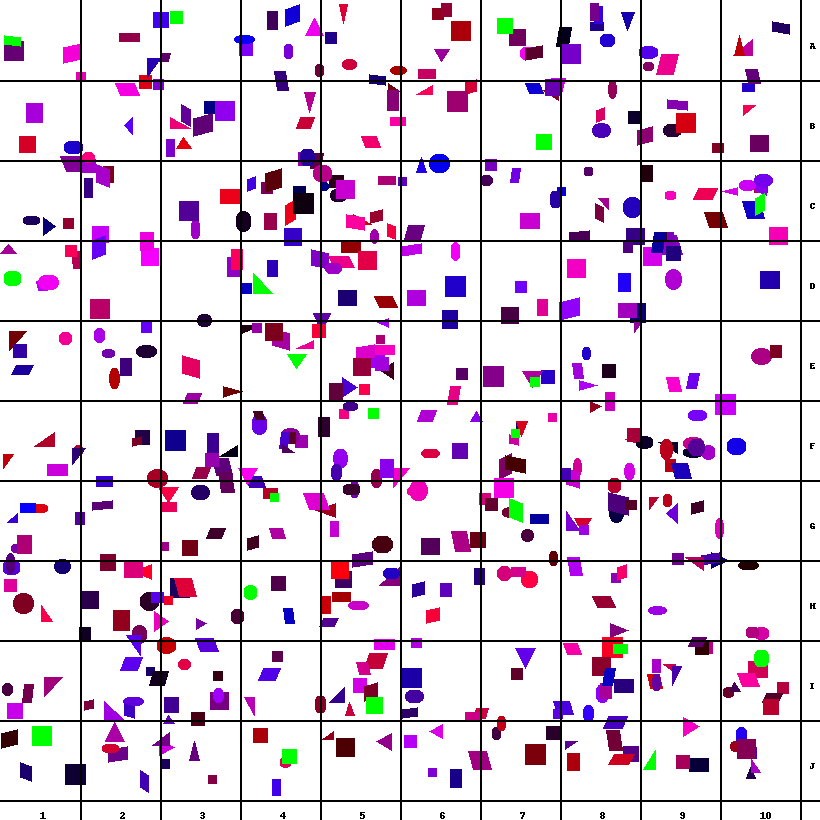
#> input picture witcher_senses/level3.png, 820 x 820 px
$ python level3.py   (older library calls are emulated)
#> lines starting #> are read from the running program, lines starting #| are printed output that depends on the picture; after the words box and inside, x2 and y2 are one past the last pixel; in counts of white or black regions, pixels touching at a corner belong together
import numpy as np
import cv2

Y = 'ABCDEFGHIJ'


def is_square(cnt):
    if len(cnt) != 4:
        return False
    xs = []
    ys = []
    for i in cnt:
        for j in i:
            xs.append(j[0])
            ys.append(j[1])
    return max(xs) - min(xs) == max(ys) - min(ys)


def main():
    squares = []
    image = cv2.imread('level3.png')
#> image is the input picture: shape (820, 820, 3); mean B, G, R 224.8, 209.8, 224.9

    lower = np.array([0, 254, 0])
    upper = np.array([0, 255, 0])
    shape_mask = cv2.inRange(image, lower, upper)
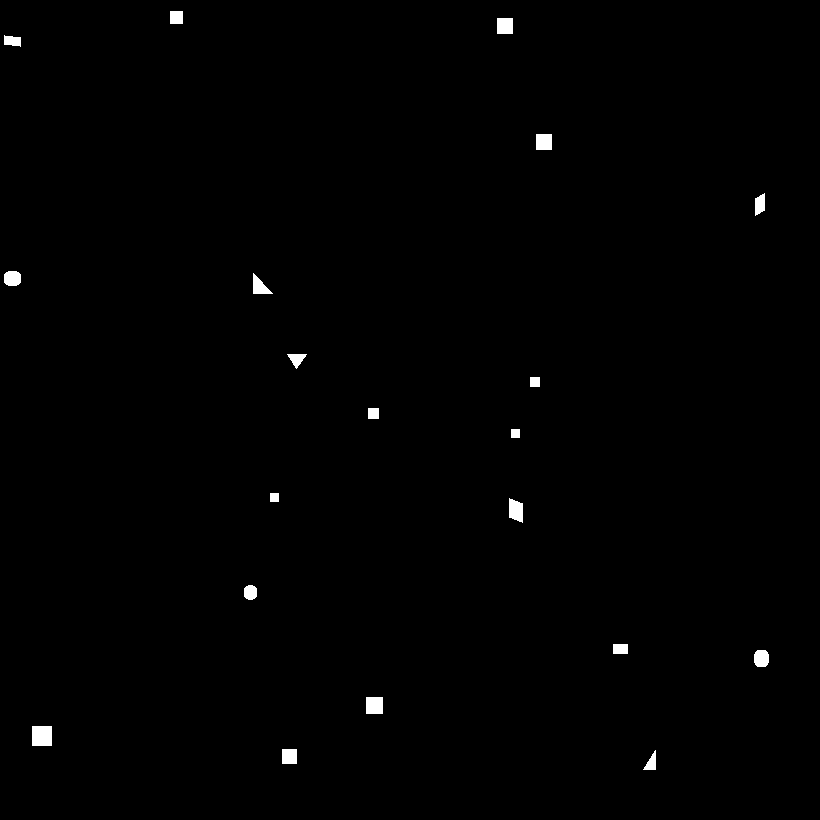
#> shape_mask: shape (820, 820); 0.58% white; 20 white regions

    _, cnts, _ = cv2.findContours(
        shape_mask.copy(),
        cv2.RETR_EXTERNAL,
        cv2.CHAIN_APPROX_SIMPLE
    )
#> cnts = 20 contours; largest, box (x1, y1, x2, y2) and area: (32, 726, 52, 746) 361, (366, 697, 383, 714) 256, (509, 498, 523, 523) 239, (536, 134, 552, 150) 225, (497, 18, 513, 34) 225

    for cnt in cnts:
        if is_square(cnt):
            x = cnt[0][0]
            squares.append('%s%s' % (Y[int(x[1]/80)], int(x[0]/80) + 1))
#> this loop made 20 passes
#> cnt on passes 2, 3, 4, 6, 9, 10, 11, 12, 17, 19, 20: [[282, 749], [282, 763], [296, 763], [296, 749]], [[32, 726], [32, 745], [51, 745], [51, 726]], [[366, 697], [366, 713], [382, 713], [382, 697]], [[613, 644], [613, 653], [627, 653], [627, 644]], [[270, 493], [270, 501], [278, 501], [278, 493]], [[511, 429], [511, 437], [519, 437], [519, 429]], [[368, 408], [368, 418], [378, 418], [378, 408]], [[530, 377], [530, 386], [539, 386], [539, 377]], [[536, 134], [536, 149], [551, 149], [551, 134]], [[497, 18], [497, 33], [512, 33], [512, 18]], [[170, 11], [170, 23], [182, 23], [182, 11]]
#> after the loop, squares = ['J4', 'J1', 'I5', 'G4', 'F7', 'F5', 'E7', 'B7', 'A7', 'A3']

    print(';'.join(squares))
#| J4;J1;I5;G4;F7;F5;E7;B7;A7;A3


if __name__ == '__main__':
    main()
